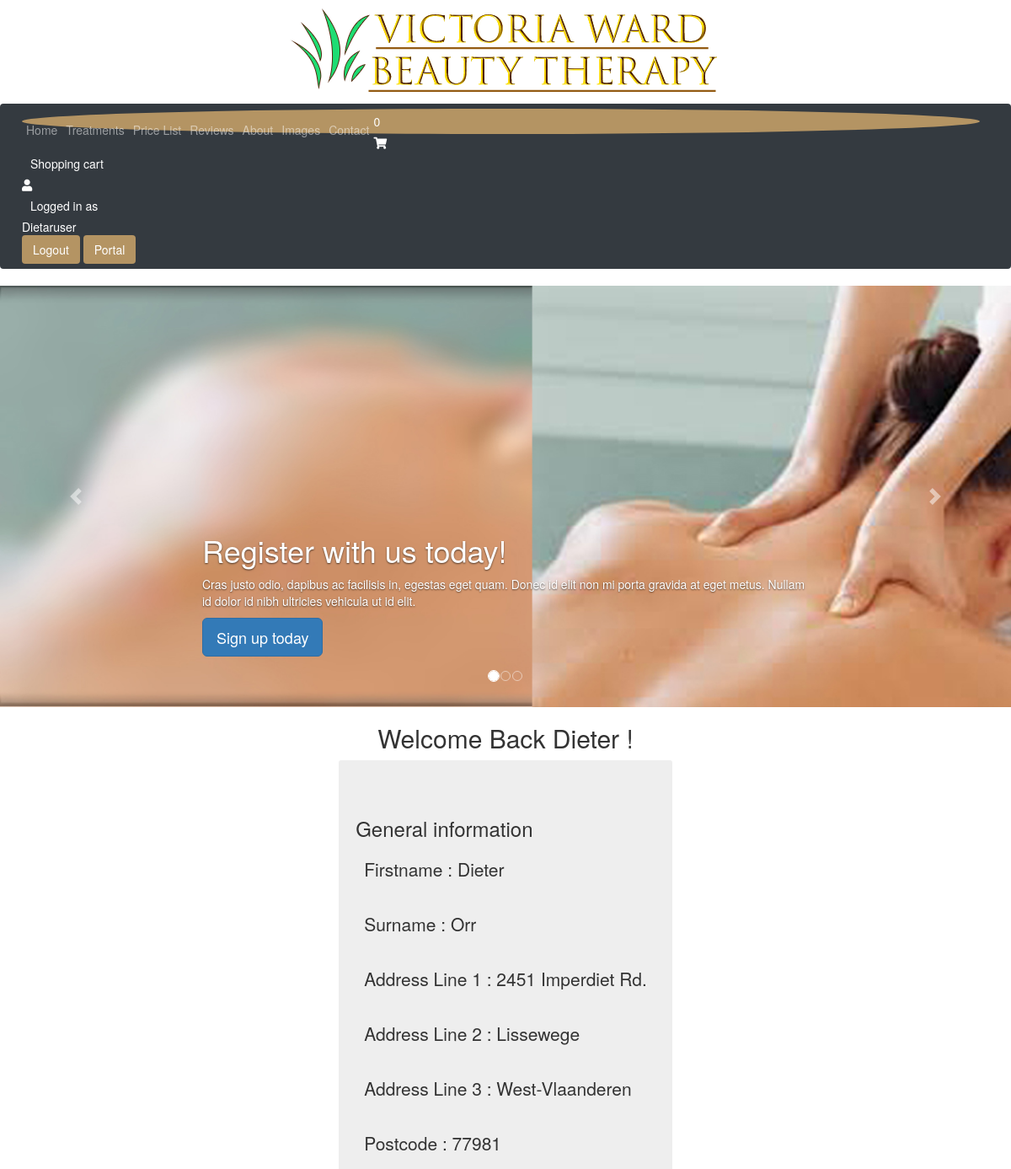
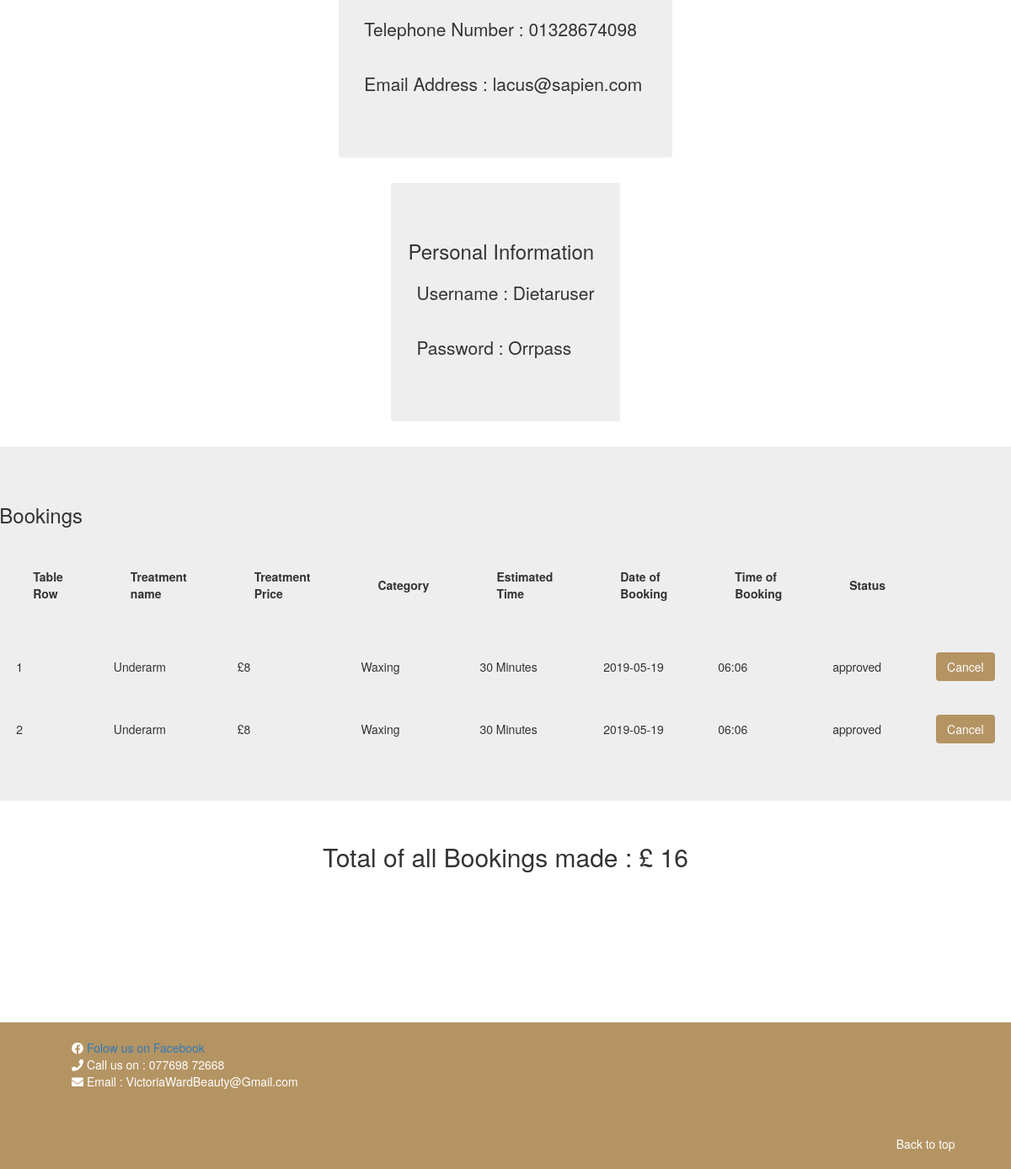
/websites/default/public/VictoriaWardBeauty-public/portal.php?id=13 (signed in), run on the app's committed database (2 pictures, top to bottom).
### tables this page shows
CREATE TABLE `Customers` (
  `idCustomers` int(11) NOT NULL AUTO_INCREMENT,
  `Firstname` varchar(45) DEFAULT NULL,
  `Surname` varchar(45) DEFAULT NULL,
  `Address_Line_1` varchar(45) DEFAULT NULL,
  `Address_Line_2` varchar(45) DEFAULT NULL,
  `Address_Line_3` varchar(45) DEFAULT NULL,
  `PostCode` varchar(45) DEFAULT NULL,
  `Telephone_Number` varchar(45) DEFAULT NULL,
  `Email_Address` varchar(45) DEFAULT NULL,
  `Archived` varchar(1) DEFAULT NULL,
  `Username` varchar(45) DEFAULT NULL,
  `Password` varchar(45) DEFAULT NULL,
  PRIMARY KEY (`idCustomers`)
);

CREATE TABLE `purchaseditems` (
  `idpurchaseditems` int(11) NOT NULL AUTO_INCREMENT,
  `Treatment_name` varchar(45) DEFAULT NULL,
  `price` varchar(45) DEFAULT NULL,
  `Category` varchar(45) DEFAULT NULL,
  `Estimated_Time` varchar(45) DEFAULT NULL,
  `username` varchar(45) DEFAULT NULL,
  `DateOfBooking` varchar(45) DEFAULT NULL,
  `TreatmentTime` varchar(45) DEFAULT NULL,
  `status` varchar(45) DEFAULT NULL,
  PRIMARY KEY (`idpurchaseditems`)
);

### websites/default/public/VictoriaWardBeauty-public/portal.php (the view)
<?php
$page = 'Home';
require 'header.php';
  $customer = $pdo->query('SELECT * FROM Customers WHERE idCustomers = '. $_GET['id'])->fetch() ;
echo '<h2> Welcome Back '.$customer['Firstname'].' !</h2>';
echo'<div class="portal"><div class="jumbotron">';
echo'<h3>General information</h3>'.
'<p>Firstname :'." ". $customer['Firstname'].'</p>'.
'<p>Surname :'." ".$customer['Surname'].'</p>'.
'<p>Address Line 1 :'." ".$customer['Address_Line_1'].'</p>'.
'<p>Address Line 2 :'." ".$customer['Address_Line_2'].'</p>'.
'<p>Address Line 3 :'." ".$customer['Address_Line_3'].'</p>'.
'<p>Postcode :'." ".$customer['PostCode'].'</p>'.
'<p>Telephone Number :'." ".$customer['Telephone_Number'].'</p>'.
'<p>Email Address :'." ".$customer['Email_Address'].'</p>'.
'</div>';
echo'<div class="jumbotron">';
echo '<h3>Personal Information</h3>'.
'<p>Username :'." ".$customer['Username'].'</p>'.
'<p>Password :'." ".$customer['Password'].'</p>'.'</div>' ;
echo'<div class="jumbotron">';
echo '<h3>Bookings</h3>';
$bookings = $pdo->query('SELECT * FROM purchaseditems WHERE username = "'.$_SESSION['username2'].'"');
?>
<table>
  <th>
    Table Row
  </th>
<th>
  Treatment name
</th>
<th>
  Treatment Price
</th>
<th>
  Category
</th>
<th>
  Estimated Time
</th>
<th>
  Date of Booking
</th>
<th>
  Time of Booking
</th>
<th>
  Status
</th>
<?php
$i=1;
foreach ($bookings as $rows){
  echo '<tr id="wrapper">'.
  '<td> <a>'. $i. '</a></td>'.
  '<td> <a>'.$rows['Treatment_name'] .'</a></td>'.
  '<td><a> £'. $rows['price'].'</a></td>'.
  '<td><a>'.$rows['Category'] .'</a></td>'.
  '<td><a>'.$rows['Estimated_Time'] .'</a></td>'.
  '<td><a>'.$rows['DateOfBooking'] .'</a></td>'.
    '<td><a>'.$rows['TreatmentTime'] .'</a></td>'.
      '<td><a>'.$rows['status'] .'</a></td>' ;
    ?>
  <td>       <button class="login btn my-2 my-sm-0" type="submit" onclick="location.href='cancel.php?id=<?php echo $rows['idpurchaseditems']; ?>'">Cancel</button></td>
<?php
   $i++;
}
echo '</table> </div>
</div>';
$sum=$pdo->query('SELECT SUM(price) AS total FROM purchaseditems WHERE username = "'.$_SESSION['username2'].'"');
$row = $sum->fetch(PDO::FETCH_ASSOC);
echo '<h2>Total of all Bookings made : £ ' . $row['total']. ' </h2>' ;
require 'footer.php';
?>

### websites/default/public/VictoriaWardBeauty-public/header.php (shortened to what this page needs)
<?php
require '../config.php';
?>
<!doctype html>
<html lang="en">
<head>
  <link rel="stylesheet" href="https://stackpath.bootstrapcdn.com/bootstrap/4.3.1/css/bootstrap.min.css">
  <link rel="stylesheet" href="style.css"
  <link href="/docs/4.3/dist/css/bootstrap.min.css" rel="stylesheet">
  <link rel="stylesheet" href="https://use.fontawesome.com/releases/v5.8.1/css/all.css">
  <link rel="stylesheet" href="https://cdnjs.cloudflare.com/ajax/libs/baguettebox.js/1.8.1/baguetteBox.min.css" />
  <link href="carousel.css" rel="stylesheet">
</head>
<body>
  <header>
    <nav class="logo">
      <img src="logo.png" />
    </nav>
    <nav class="navbar navbar-expand-md navbar-dark  bg-dark">
      <div class="collapse navbar-collapse" id="navbarCollapse">
        <ul class="navbar-nav mr-auto">
          <li class="<?php
if($page == 'index') {echo 'active' ;}
           ?>">
            <a class=" nav-link" href="index.php">Home </a>
          </li>
          <li class="<?php
if($page == 'treatments') {echo 'active' ;}
           ?>">
            <a class="nav-link" href="treatments.php">Treatments</a>
          </li>
          <li class="<?php
if($page == 'price') {echo 'active' ;}
           ?>">
            <a class="nav-link" href="Price_list.php">Price List</a>
          </li>
          <li class="<?php
if($page == 'review') {echo 'active' ;}
           ?>">
            <a class="nav-link" href="reviews.php">Reviews</a>
          </li>
          <li class="<?php
if($page == 'about') {echo 'active' ;}
           ?>">
            <a class="nav-link" href="about.php">About</a>
          </li>
          <li class="<?php
if($page == 'image') {echo 'active' ;}
           ?>">
            <a class="nav-link" href="gallery.php">Images</a>
          </li>
          <li class="<?php
if($page == 'contact') {echo 'active' ;}
           ?>">
            <a class="nav-link" href="contact.php">Contact</a>
          </li>
        </ul>
<?php
if (isset($_SESSION['loggedin2'])== true) {
  $total=$pdo->query('SELECT * FROM pending_orders ');
  $totalrowcount = $total->rowCount();
  ?>
  <div class="count">
    <a> <?php echo $totalrowcount ?></a>
  </div>
  <?php
echo    '<i class="fas fa-shopping-cart"></i><a class="write nav-link" href="shoppingcart.php">Shopping cart</a>';
  echo
   '<i class="fas fa-user"></i>
<div class="logged">
   <a class="nav-link">Logged in as';
          $results = $pdo->query('SELECT * FROM Customers WHERE Username = "'.$_SESSION['username2'].'"');
          foreach($results as $row){
                    echo '<a class="write">'.$row['Username'].'</a>' ;
        }
          ?>
        </div>
    <button class="login btn my-2 my-sm-0" type="submit" onclick="location.href='logout.php'">Logout</button>
      <button class="login btn my-2 my-sm-0" type="submit" onclick="location.href='portal.php?id=<?php echo $row['idCustomers']; ?>'">Portal</button>
      <?php
    }
         ?>
    </nav>
  </header>
  <main role="main">
    <div id="myCarousel" class="carousel slide" data-ride="carousel">
      <ol class="carousel-indicators">
        <li data-target="#myCarousel" data-slide-to="0" class="active"></li>
        <li data-target="#myCarousel" data-slide-to="1"></li>
        <li data-target="#myCarousel" data-slide-to="2"></li>
      </ol>
      <div class="carousel-inner">
        <div class="carousel-item active">
          <img class="bd-placeholder-img" style="display:flex; justify-content:center;" src="images/blur.jpg"  height="500px" xmlns="http://www.w3.org/2000/svg" preserveAspectRatio="xMidYMid slice" focusable="false" />
          <div class="container">
            <div class="carousel-caption text-left">
              <h1>Register with us today!</h1>
              <p>Cras justo odio, dapibus ac facilisis in, egestas eget quam. Donec id elit non mi porta gravida at eget metus. Nullam id dolor id nibh ultricies vehicula ut id elit.</p>
              <p><a class="btn btn-lg btn-primary" href="register.php" role="button">Sign up today</a></p>
            </div>
          </div>
        </div>
      </div>
      <a class="carousel-control-prev" href="#myCarousel" role="button" data-slide="prev">
      <span class="carousel-control-prev-icon" aria-hidden="true"></span>
    </a>
      <a class="carousel-control-next" href="#myCarousel" role="button" data-slide="next">
      <span class="carousel-control-next-icon" aria-hidden="true"></span>
    </a>
    </div>

### websites/default/public/VictoriaWardBeauty-public/footer.php (shortened to what this page needs)
<footer class="footer">
  <div class="container">
    <ul class="foot_list">
      <li>
        <i class="fab fa-facebook"></i>
        <a href="https://www.facebook.com/Victoriawardbeauty/">   Folow us on Facebook</a>
      </li>
      <li>
        <i class="fas fa-phone"></i>
        <span>   Call us on : 077698 72668</span>
      </li>
      <li>
        <i class="fas fa-envelope"></i>
        <span>   Email  : VictoriaWardBeauty@Gmail.com</span>
      </li>
      <a class="write float-right" href="#">Back to top</a>
    </ul>
  </div>
</footer>
</main>
</body>
</html>

### websites/default/public/VictoriaWardBeauty-public/style.css (style rules this page uses)
.logo { display: flex; justify-content: center; }
ul { list-style: none; }
h2 { text-align: center; margin-top: 3%; }
.portal { display: flex; align-items: center; flex-direction: column; }
.portal p { padding: 10px; }
.portal table th { padding: 40px; }
.portal table td { padding: 20px; }
.float-right { margin-right: 10%; margin-top: 5%; }
.footer { margin-top: 15%; background-color: #b49463; color: white; padding: 20px; }
.footer ul { list-style: none; }
i { color: white; }
.btn { background-color: #b49463; color: white; }
.navbar { background-color: #b49463; }
.write { color:white; margin-right: 2%; }
.count { color: white; background-color: #b49463; margin-right: 1%; padding-top: 5px; padding-bottom: 5px; padding-left: 15px; padding-right: 15px; border-radius: 50%; }
.logged { color: white; flex-direction:row; }

### websites/default/public/VictoriaWardBeauty-public/header.php (style rules this page uses)
.bd-placeholder-img { font-size: 1.125rem; text-anchor: middle; -webkit-user-select: none; -moz-user-select: none; -ms-user-select: none; user-select: none; }

### data on the page
customers: Username "Dietaruser", Firstname "Dieter", Surname "Orr", Address_Line_1 "2451 Imperdiet Rd.", Address_Line_2 "Lissewege", Address_Line_3 "West-Vlaanderen", PostCode "77981", Telephone_Number "01328674098", Email_Address "lacus@sapien.com", Password "Orrpass"
purchaseditems: Treatment_name "Underarm", price "8", Category "Waxing", Estimated_Time "30 Minutes", DateOfBooking "2019-05-19", TreatmentTime "06:06", status "approved"
purchaseditems: Treatment_name "Underarm", price "8", Category "Waxing", Estimated_Time "30 Minutes", DateOfBooking "2019-05-19", TreatmentTime "06:06", status "approved"

### other printed values
$totalrowcount "0"
$row['total'] "16"
